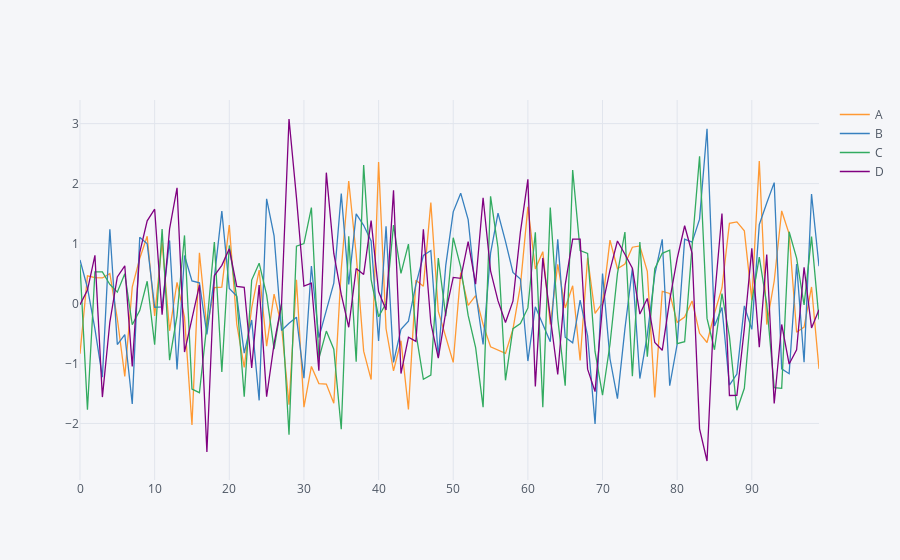

The notebook cell this image was saved under:
### Code cell
df.iplot() #by using iplot u can see plotly
